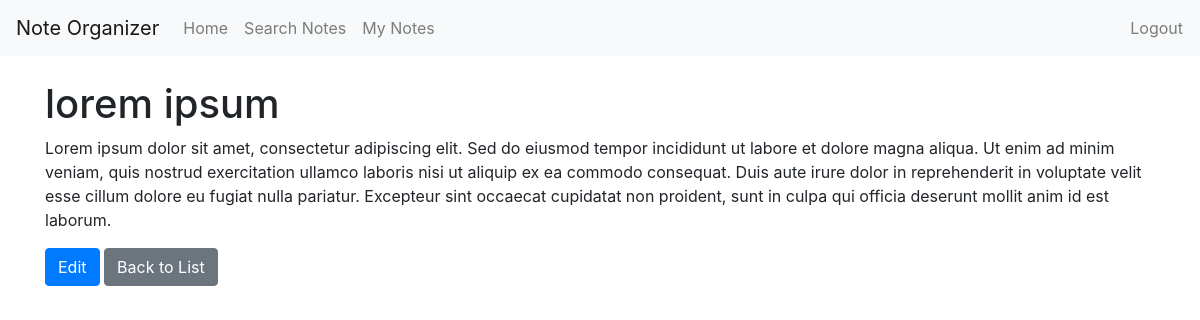
/notes/9/ (signed in), run on the app's committed database.
### notes/models.py (models this page shows, shortened)
class Note(models.Model):
    title = models.CharField(max_length=200)
    content = models.TextField(blank=True)
    created_at = models.DateTimeField(auto_now_add=True)
    updated_at = models.DateTimeField(auto_now=True)
    user = models.ForeignKey(User, on_delete=models.CASCADE)

### notes/views.py (the view)
# urls.py: path('notes/<int:id>/', views.note_detail, name='note_detail'),
@login_required
def note_detail(request, id):
    note = get_object_or_404(Note, id=id, user=request.user)
    return render(request, 'notes/note_detail.html', {'note': note})

### notes/templates/notes/note_detail.html
{% extends 'base.html' %}
{% block content %}
<h1>{{ note.title }}</h1>
<p>{{ note.content }}</p>
<a href="{% url 'note_update' note.id %}" class="btn btn-primary">Edit</a>
<a href="{% url 'note_list' %}" class="btn btn-secondary">Back to List</a>
{% endblock %}

### data on the page
Note: title "lorem ipsum", content "Lorem ipsum dolor sit amet, consectetur adipiscing elit. Sed do eiusmod tempor incididunt ut labore et dolore magna aliqua. Ut enim ad minim veniam, quis nostrud exercitation ullamco laboris nisi ut aliquip ex ea commodo consequat. Duis aute irure dolor in reprehenderit in voluptate velit esse cillum dolore eu fugiat nulla pariatur. Excepteur sint occaecat cupidatat non proident, sunt in culpa qui officia deserunt mollit anim id est laborum."
